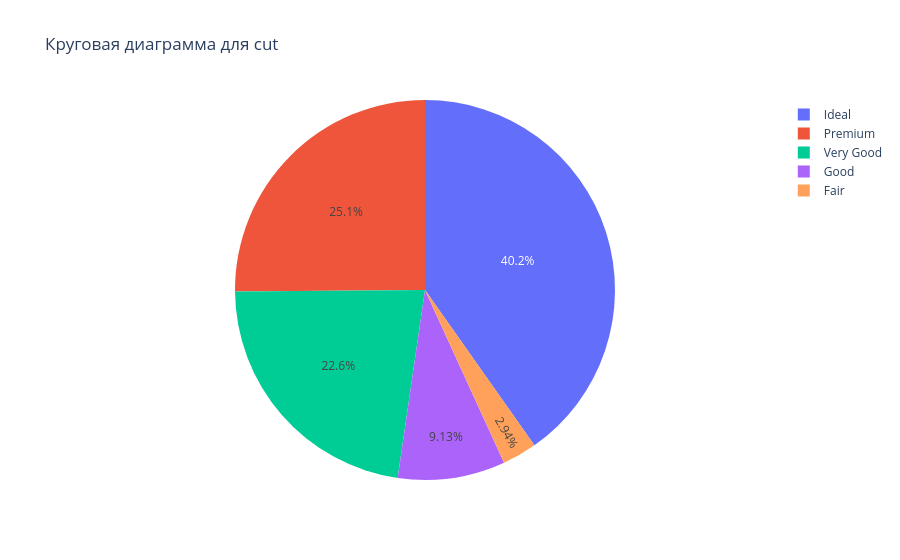
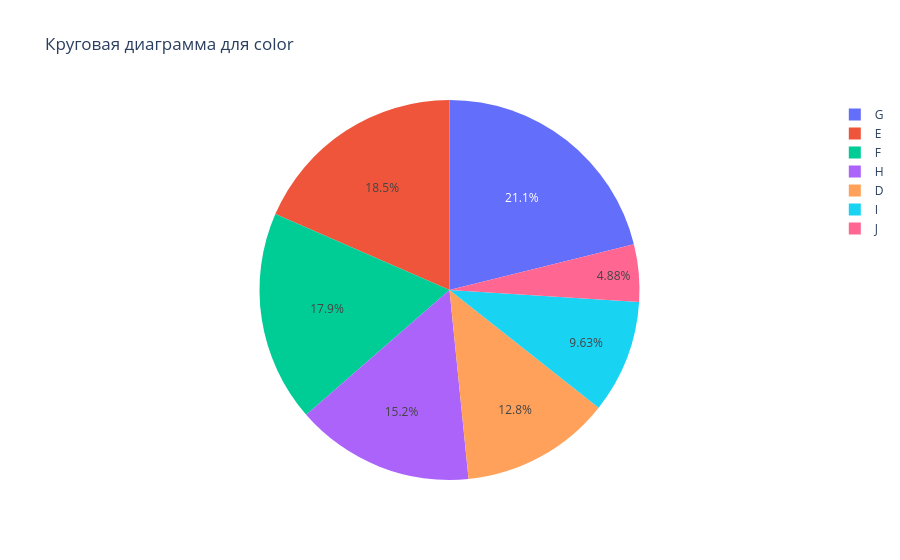
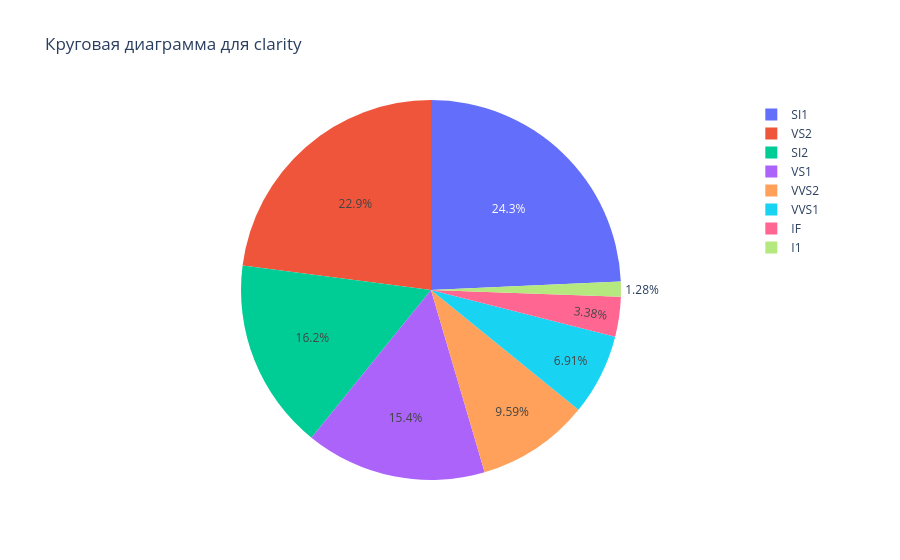

Source (notebook cell) for these figures, in order:
### Code cell
create_pie_charts(df, category)

### Figure 1 — Plotly figure (JSON) as saved in the notebook; plotly's stock layout.template omitted (floating-point values rounded to 4 significant figures)
{"data": [{"domain": {"x": [0, 1], "y": [0, 1]}, "hovertemplate": "cut=%{label}<br>count=%{value}<extra></extra>", "labels": ["Ideal", "Premium", "Very Good", "Good", "Fair"], "legendgroup": "", "name": "", "showlegend": true, "type": "pie", "values": [21215, 13254, 11899, 4813, 1549]}], "layout": {"legend": {"tracegroupgap": 0}, "title": {"text": "Круговая диаграмма для cut"}}}

### Figure 2 — Plotly figure (JSON) as saved in the notebook; plotly's stock layout.template omitted (floating-point values rounded to 4 significant figures)
{"data": [{"domain": {"x": [0, 1], "y": [0, 1]}, "hovertemplate": "color=%{label}<br>count=%{value}<extra></extra>", "labels": ["G", "E", "F", "H", "D", "I", "J"], "legendgroup": "", "name": "", "showlegend": true, "type": "pie", "values": [11139, 9733, 9459, 8017, 6731, 5076, 2575]}], "layout": {"legend": {"tracegroupgap": 0}, "title": {"text": "Круговая диаграмма для color"}}}

### Figure 3 — Plotly figure (JSON) as saved in the notebook; plotly's stock layout.template omitted (floating-point values rounded to 4 significant figures)
{"data": [{"domain": {"x": [0, 1], "y": [0, 1]}, "hovertemplate": "clarity=%{label}<br>count=%{value}<extra></extra>", "labels": ["SI1", "VS2", "SI2", "VS1", "VVS2", "VVS1", "IF", "I1"], "legendgroup": "", "name": "", "showlegend": true, "type": "pie", "values": [12810, 12095, 8560, 8112, 5056, 3643, 1781, 673]}], "layout": {"legend": {"tracegroupgap": 0}, "title": {"text": "Круговая диаграмма для clarity"}}}
